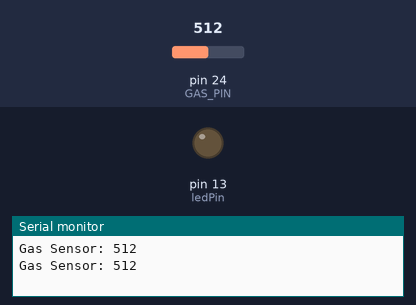
The sketch below on a simulated Teensy 4. Shown: output pins drawn as LEDs (lit = HIGH), the last lines printed to the serial monitor. The test bench sets the inputs (shaded band); at power-on: pin 24 (GAS_PIN) = 512.

Above: at 1.8 s.
1.9 s: pin 24 (GAS_PIN) set to 557
3.4 s: pin 24 (GAS_PIN) set to 578
At 4.5 s:
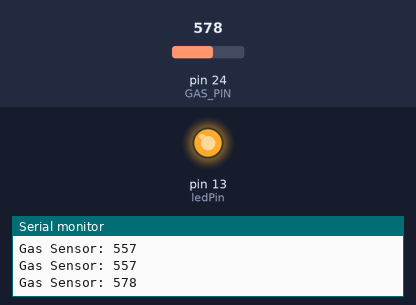
5.5 s: pin 24 (GAS_PIN) set to 560
At 7.2 s:
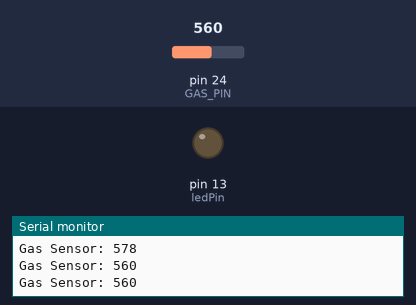
7.5 s: pin 24 (GAS_PIN) set to 580
At 8.7 s:
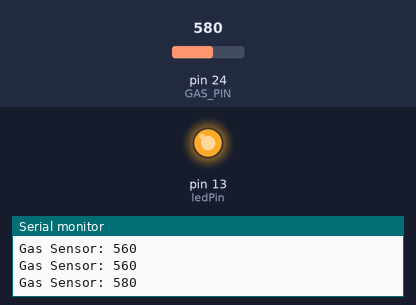
Timing chart, 0 to 10.5 s (numbered marks = the images above; inputs shaded):
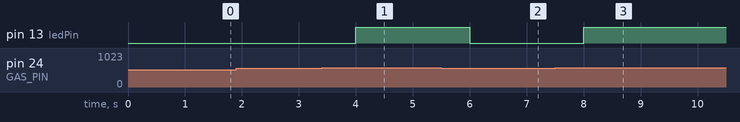

The sketch:

main.ino
```cpp
#define GAS_PIN 24
#define ledPin 13

int gas_val;

void setup() {
  Serial.begin(9600);
  pinMode(ledPin, OUTPUT);
}

void loop() {
  gas_val = analogRead(GAS_PIN);

  if(gas_val > 570) {
    digitalWrite(ledPin, 1);
  }
  else {
    digitalWrite(ledPin, 0);
  }
  Serial.print("Gas Sensor: "); Serial.println(gas_val, DEC);

  delay(1000);
}
```

Measured:
- the behaviour switches between 570 and 571 on pin 24 (GAS_PIN) (found by bisection; images 0 and 1)
- after the input at 3.4 s, pin 13 (ledPin): LOW → HIGH after 0.60 s
- after the input at 5.5 s, pin 13 (ledPin): HIGH → LOW after 0.50 s
- after the input at 7.5 s, pin 13 (ledPin): LOW → HIGH after 0.50 s
